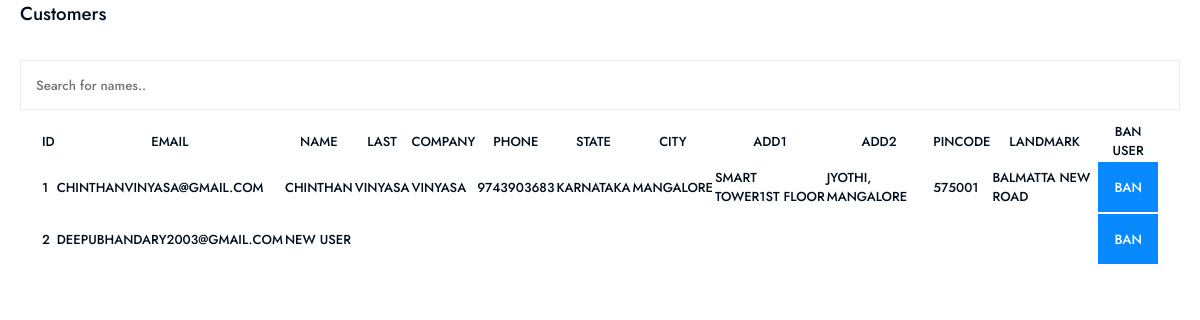
/cust.php, run on the app's committed database.
### tables this page shows
CREATE TABLE `cust` (
  `id` int(11) NOT NULL,
  `email` varchar(200) DEFAULT NULL,
  `name` varchar(200) DEFAULT NULL,
  `lname` varchar(255) DEFAULT NULL,
  `company` varchar(255) DEFAULT NULL,
  `phone` varchar(20) DEFAULT NULL,
  `state` varchar(100) DEFAULT NULL,
  `city` varchar(100) DEFAULT NULL,
  `address1` varchar(255) DEFAULT NULL,
  `address2` varchar(255) DEFAULT NULL,
  `pincode` varchar(20) DEFAULT NULL,
  `landmark` varchar(255) DEFAULT NULL,
  `ban` varchar(10) DEFAULT '0'
);

### cust.php (the view, shortened to what this page needs)
<?php require "../config.php";?>
<!DOCTYPE html>
<html>
   <head>
      <?php require "inc/head.php";?>
   </head>
   <body>
      <div class="flex_">
         <div class="right">
          <div class="padding">
              <h3 class="page-title">Customers</h3>
<br>
<input type="text" id="myInput" onkeyup="myFunction()" placeholder="Search for names.." class="form-control">
<table class="table table-striped padding" id="tab">
    <thead>
        <tr>
            <th>ID</th>
            <th>Email</th>
            <th>Name</th>
            <th>Last</th>
            <th>Company</th>
            <th>Phone</th>
            <th>State</th>
            <th>City</th>
            <th>Add1</th>
            <th>Add2</th>
            <th>Pincode</th>
            <th>Landmark</th>
             <th>Ban User</th>
        </tr>
    </thead>
    <tbody>
        <?php
        $sql = "SELECT * FROM cust where ban!='1'";
        $result = $conn->query($sql);
        if ($result->num_rows > 0) {
            while ($row = $result->fetch_assoc()) {
                $id = $row['id'];
                $email = $row['email'];
                $name = $row['name'];
                $lname = $row['lname'];
                $company = $row['company'];
                $phone = $row['phone'];
                $state = $row['state'];
                $city = $row['city'];
                $address1 = $row['address1'];
                $address2 = $row['address2'];
                $pincode = $row['pincode'];
                $landmark = $row['landmark'];
                echo "
                    <tr>
                        <td>" . $id . "</td>
                        <td>" . $email . "</td>
                        <td>" . $name . "</td>
                        <td>" . $lname . "</td>
                        <td>" . $company . "</td>
                        <td>" . $phone . "</td>
                        <td>" . $state . "</td>
                        <td>" . $city . "</td>
                        <td>" . $address1 . "</td>
                        <td>" . $address2 . "</td>
                        <td>" . $pincode . "</td>
                        <td>" . $landmark . "</td>
                        <th><button class='btn btn-danger ban_user' title='".$id."'>Ban</button></th>
                    </tr>
                ";
            }
        } else {
            echo "<tr><td colspan='13'>0 results</td></tr>";
        }
        ?>
    </tbody>
</table>
            </div>
         </div>
      </div>
   </body>
</html>

### assets/css/style.css (style rules this page uses)
:root { --p: #0989ff; --pl: #0989ff0a; --h: #0870d0; --l: #999; --s: #d5d8db; --s: #ececec; --green: #43a047; --red: #c62828; --yellow: #ffa000; --bold: 500; --normal: 500; --f1: 'Fira Sans'; --f2: 'Fira Sans'; --f1: 'Jost'; --f2: 'Jost'; }
* { margin: 0; padding: 0; box-sizing: border-box; color: #010f1c; font-family: var(--f1); font-weight: var(--normal); }
html { scroll-behavior: smooth; }
body { background-color: #fafcff; background-color: #f8f8f8; background-color: #fff; }
h1, h2, h3, h4, h5, h6 { color: #010f1c !important; font-family: var(--f2); font-weight: var(--bold); ; }
.flex_ { display: flex; }
input, select, textarea { height: 50px; padding: 0 15px; width: 100%; border: 0; background: #fff; outline: 0; transition: .1s ease-in; border-radius: 0px; border: 1px solid var(--s); margin-top: 10px; margin-bottom: 10px; }
button { text-transform: uppercase; width: 100%; height: 50px; padding: 0 15px; border: 0; outline: 0; cursor: pointer; background: var(--p); color: #fff; font-weight: var(--bold); ; transition: .3s ease; border-radius: 0px; position: relative; overflow: hidden; }
.my_login_relative>.left, .right { flex: 1; width: 100%; justify-content: center; }
.padding { padding: 0 20px; }
.p-specs table th,td,tr { font-size: 13px; text-transform: uppercase; }

### data on the page
cust: id "1", email "CHINTHANVINYASA@GMAIL.COM", name "CHINTHAN", lname "VINYASA", company "VINYASA", phone "9743903683", state "KARNATAKA", city "MANGALORE", address1 "SMART TOWER1ST FLOOR", address2 "JYOTHI, MANGALORE", pincode "575001", landmark "BALMATTA NEW ROAD"
cust: id "2", email "DEEPUBHANDARY2003@GMAIL.COM", name "NEW USER"
